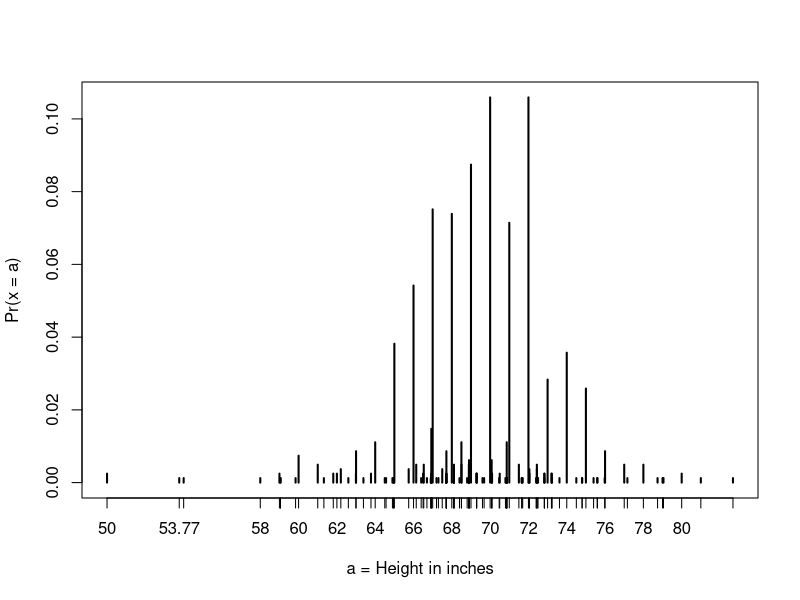
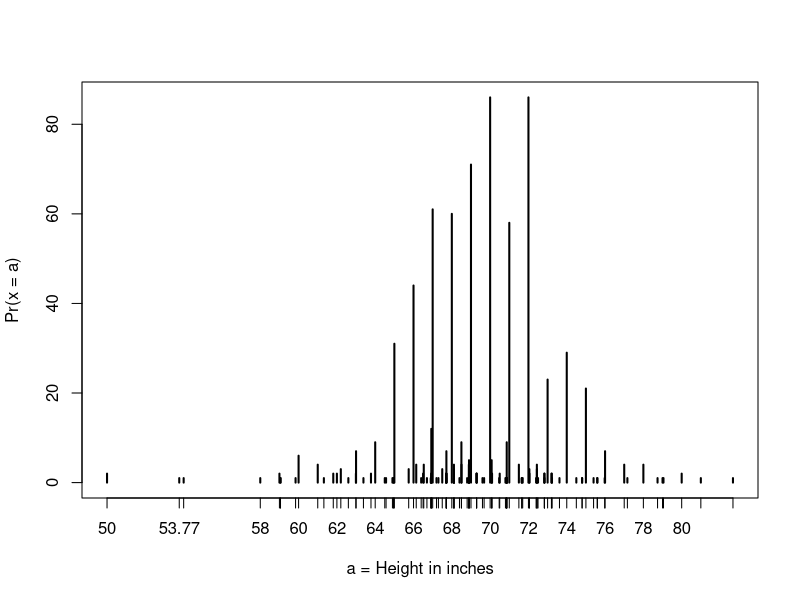

These charts were generated, in order, by the following R code:
library(tidyverse)
library(dslabs)
data(heights)
#Get male heights
x <- heights %>% filter(sex=="Male") %>% pull(height)
# plot distribution of exact heights in data
#Following has probability on y axis
#Express Table Entries as Fraction of Table
plot(prop.table(table(x)), xlab = "a = Height in inches", ylab = "Pr(x = a)")
#Following has count on y axis
plot(table(x), xlab = "a = Height in inches", ylab = "Pr(x = a)")

# probabilities in actual data over length 1 ranges containing an integer
mean(x <= 68.5) - mean(x <= 67.5)
mean(x <= 69.5) - mean(x <= 68.5)
mean(x <= 70.5) - mean(x <= 69.5)

# probabilities in normal approximation match well
pnorm(68.5, mean(x), sd(x)) - pnorm(67.5, mean(x), sd(x))
pnorm(69.5, mean(x), sd(x)) - pnorm(68.5, mean(x), sd(x))
pnorm(70.5, mean(x), sd(x)) - pnorm(69.5, mean(x), sd(x))

# probabilities in actual data over other ranges don't match normal approx as well
mean(x <= 70.9) - mean(x <= 70.1)
pnorm(70.9, mean(x), sd(x)) - pnorm(70.1, mean(x), sd(x))
